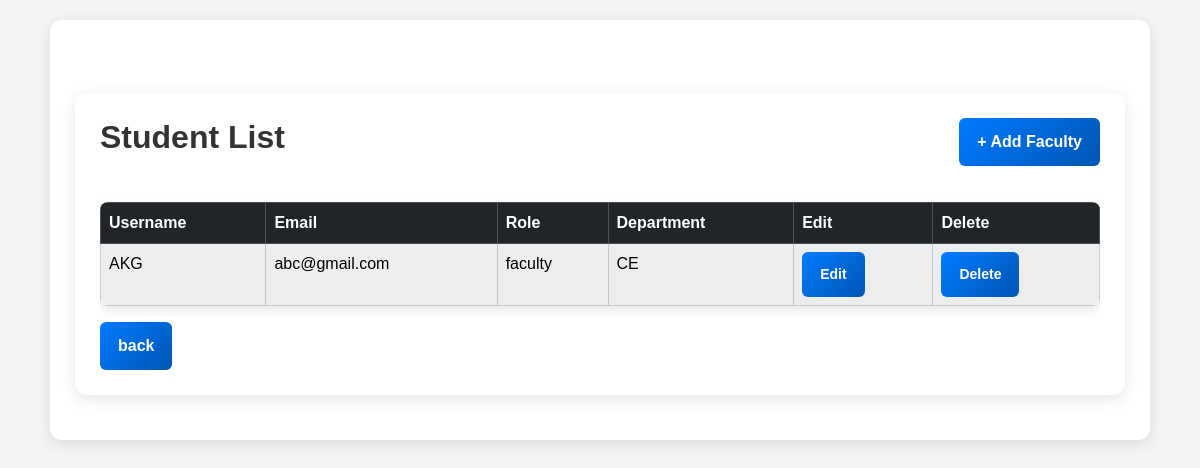
The page /admin_app/admin_dashboard/manage_user/faculty_info (signed in) on the database its author committed.
### admin_app/models.py (models this page shows, shortened)
class Faculty(models.Model):
    DEPARTMENT_CHOICES = [
        ("CE", "Computer Engineering"),
        ("IT", "Information Technology"),
        ("EC", "Electronics & Communication"),
    ]
    user = models.OneToOneField(CustomUser, on_delete=models.CASCADE, related_name="faculty")
    image = models.ImageField(upload_to='photos/', default="ava3.jpg")
    name = models.CharField(max_length=100)
    department = models.CharField(max_length=50, choices=DEPARTMENT_CHOICES)
    salary = models.IntegerField(default=0)
    subject = models.ManyToManyField(Subject, blank=True)

### registration/models.py (models this page shows)
class CustomUser(AbstractUser):
    ROLE_CHOICES = [
        ("student", "Student"),
        ("faculty", "Faculty"),
        ("admin", "Admin"),
    ]
    role = models.CharField(max_length=10, choices=ROLE_CHOICES, default="student")

### admin_app/views.py (the view)
# urls.py: path("admin_dashboard/manage_user/faculty_info", views.faculty_info, name="faculty_info"),
@staff_member_required
def faculty_info(request):
    faculties = Faculty.objects.all()
    return render(request, "admin_app/faculty_info.html", {"faculties": faculties})

### admin_app/templates/admin_app/faculty_info.html (shortened to what this page needs)
{% extends "layout.html" %}
{% block container %}
<div class="container mt-5">
    <div class="d-flex justify-content-between mb-3">
        <h2>Student List</h2>
        <a href="{% url 'admin_app:faculty_add' %}" class="btn btn-success">+ Add Faculty</a>
    </div>
    <div class="table-responsive">
        <table class="table table-bordered table-striped">
            <thead class="table-dark">
                <tr>
                    <th>Username</th>
                    <th>Email</th>
                    <th>Role</th>
                    <th>Department</th>
                    <th>Edit</th>
                    <th>Delete</th>
                </tr>
            </thead>
            <tbody class="table-light">
                {% for faculty in faculties %}
                <tr>
                    <td>{{ faculty.user.username }}</td>
                    <td>{{ faculty.user.email }}</td>
                    <td>{{ faculty.user.role }}</td>
                    <td>{{ faculty.department }}</td>
                    <td>
                        <a href="{% url 'admin_app:faculty_edit' faculty.id %}" class="btn btn-warning btn-sm">Edit</a>
                    </td>
                    <td>
                        <a href="{% url 'admin_app:faculty_delete' faculty.id %}" class="btn btn-danger btn-sm" onclick="return confirm('Are you sure you want to delete this student?');">Delete</a>
                    </td>
                </tr>
                {% endfor %}
            </tbody>
        </table>
    </div>
    <a href="{% url 'admin_app:admin_dashboard' %}" class="btn btn-primary">back</a>
</div>
{% endblock %}

### rows shown on the page
Faculty: user.username "AKG", user.email "abc@gmail.com", user.role "faculty", department "CE"
